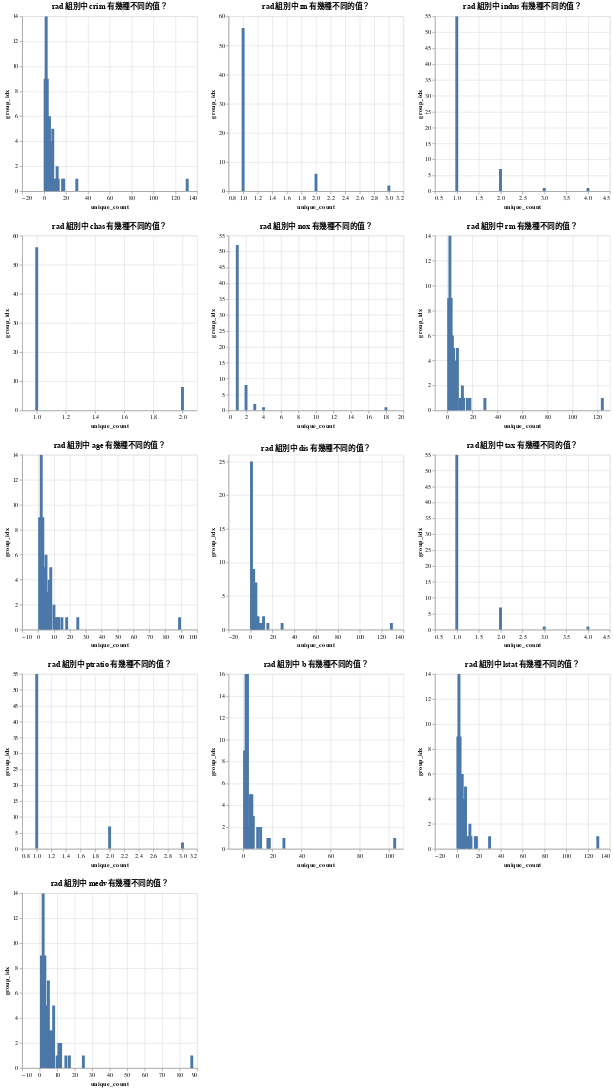

The cell this chart's notebook holds for it:
### Code cell
import altair as alt

alt.concat(
    *(
        group_field(column)
        .plot.bar(x="unique_count", y="group_idx")
        .properties(title=f"rad 組別中 {column} 有幾種不同的值？")
        for column in df.columns
        if column != "rad" and column != "group_idx"
    ),
    columns=3,
)

### Figure 1 — Vega-Lite specification as saved in the notebook (floating-point values rounded to 4 significant figures)
{"config": {"view": {"continuousWidth": 300, "continuousHeight": 300}}, "concat": [{"data": {"name": "data-0d962a3db1f4060325d00802f3519b11"}, "mark": {"type": "bar"}, "encoding": {"tooltip": [{"field": "unique_count", "type": "quantitative"}, {"field": "group_idx", "type": "quantitative"}], "x": {"field": "unique_count", "type": "quantitative"}, "y": {"field": "group_idx", "type": "quantitative"}}, "name": "view_1", "title": "rad 組別中 crim 有幾種不同的值？"}, {"data": {"name": "data-fec8a564b0a29ca371bc21c0a6dc130b"}, "mark": {"type": "bar"}, "encoding": {"tooltip": [{"field": "unique_count", "type": "quantitative"}, {"field": "group_idx", "type": "quantitative"}], "x": {"field": "unique_count", "type": "quantitative"}, "y": {"field": "group_idx", "type": "quantitative"}}, "name": "view_2", "title": "rad 組別中 zn 有幾種不同的值？"}, {"data": {"name": "data-f3bbbc04d1f06e20abb6d34f9208feeb"}, "mark": {"type": "bar"}, "encoding": {"tooltip": [{"field": "unique_count", "type": "quantitative"}, {"field": "group_idx", "type": "quantitative"}], "x": {"field": "unique_count", "type": "quantitative"}, "y": {"field": "group_idx", "type": "quantitative"}}, "name": "view_3", "title": "rad 組別中 indus 有幾種不同的值？"}, {"data": {"name": "data-d34035fad92f8855121ab196955a8030"}, "mark": {"type": "bar"}, "encoding": {"tooltip": [{"field": "unique_count", "type": "quantitative"}, {"field": "group_idx", "type": "quantitative"}], "x": {"field": "unique_count", "type": "quantitative"}, "y": {"field": "group_idx", "type": "quantitative"}}, "name": "view_4", "title": "rad 組別中 chas 有幾種不同的值？"}, {"data": {"name": "data-b481ac68d4b6a7c2fad9e77e5397d8a7"}, "mark": {"type": "bar"}, "encoding": {"tooltip": [{"field": "unique_count", "type": "quantitative"}, {"field": "group_idx", "type": "quantitative"}], "x": {"field": "unique_count", "type": "quantitative"}, "y": {"field": "group_idx", "type": "quantitative"}}, "name": "view_5", "title": "rad 組別中 nox 有幾種不同的值？"}, {"data": {"name": "data-b4eb9c958102a31fc1d77ab0d9e5bdc5"}, "mark": {"type": "bar"}, "encoding": {"tooltip": [{"field": "unique_count", "type": "quantitative"}, {"field": "group_idx", "type": "quantitative"}], "x": {"field": "unique_count", "type": "quantitative"}, "y": {"field": "group_idx", "type": "quantitative"}}, "name": "view_6", "title": "rad 組別中 rm 有幾種不同的值？"}, {"data": {"name": "data-1e27b56614def131f81fc8a86b99f39e"}, "mark": {"type": "bar"}, "encoding": {"tooltip": [{"field": "unique_count", "type": "quantitative"}, {"field": "group_idx", "type": "quantitative"}], "x": {"field": "unique_count", "type": "quantitative"}, "y": {"field": "group_idx", "type": "quantitative"}}, "name": "view_7", "title": "rad 組別中 age 有幾種不同的值？"}, {"data": {"name": "data-5501c3ffa2c49eeb4435e12f117c4434"}, "mark": {"type": "bar"}, "encoding": {"tooltip": [{"field": "unique_count", "type": "quantitative"}, {"field": "group_idx", "type": "quantitative"}], "x": {"field": "unique_count", "type": "quantitative"}, "y": {"field": "group_idx", "type": "quantitative"}}, "name": "view_8", "title": "rad 組別中 dis 有幾種不同的值？"}, {"data": {"name": "data-f3bbbc04d1f06e20abb6d34f9208feeb"}, "mark": {"type": "bar"}, "encoding": {"tooltip": [{"field": "unique_count", "type": "quantitative"}, {"field": "group_idx", "type": "quantitative"}], "x": {"field": "unique_count", "type": "quantitative"}, "y": {"field": "group_idx", "type": "quantitative"}}, "name": "view_9", "title": "rad 組別中 tax 有幾種不同的值？"}, {"data": {"name": "data-96e29f983379bccd18fee366d825b40e"}, "mark": {"type": "bar"}, "encoding": {"tooltip": [{"field": "unique_count", "type": "quantitative"}, {"field": "group_idx", "type": "quantitative"}], "x": {"field": "unique_count", "type": "quantitative"}, "y": {"field": "group_idx", "type": "quantitative"}}, "name": "view_10", "title": "rad 組別中 ptratio 有幾種不同的值？"}, {"data": {"name": "data-5c6d4e6832932f6feb67b1c0527dcb5f"}, "mark": {"type": "bar"}, "encoding": {"tooltip": [{"field": "unique_count", "type": "quantitative"}, {"field": "group_idx", "type": "quantitative"}], "x": {"field": "unique_count", "type": "quantitative"}, "y": {"field": "group_idx", "type": "quantitative"}}, "name": "view_11", "title": "rad 組別中 b 有幾種不同的值？"}, {"data": {"name": "data-89422f6462e382927145079f8a503637"}, "mark": {"type": "bar"}, "encoding": {"tooltip": [{"field": "unique_count", "type": "quantitative"}, {"field": "group_idx", "type": "quantitative"}], "x": {"field": "unique_count", "type": "quantitative"}, "y": {"field": "group_idx", "type": "quantitative"}}, "name": "view_12", "title": "rad 組別中 lstat 有幾種不同的值？"}, {"data": {"name": "data-e5e89bff8727b54d88a9cde04e03f4da"}, "mark": {"type": "bar"}, "encoding": {"tooltip": [{"field": "unique_count", "type": "quantitative"}, {"field": "group_idx", "type": "quantitative"}], "x": {"field": "unique_count", "type": "quantitative"}, "y": {"field": "group_idx", "type": "quantitative"}}, "name": "view_13", "title": "rad 組別中 medv 有幾種不同的值？"}], "columns": 3, "params": [{"name": "param_1", "select": {"type": "interval", "encodings": ["x", "y"]}, "bind": "scales", "views": ["view_1"]}, {"name": "param_2", "select": {"type": "interval", "encodings": ["x", "y"]}, "bind": "scales", "views": ["view_2"]}, {"name": "param_3", "select": {"type": "interval", "encodings": ["x", "y"]}, "bind": "scales", "views": ["view_3"]}, {"name": "param_4", "select": {"type": "interval", "encodings": ["x", "y"]}, "bind": "scales", "views": ["view_4"]}, {"name": "param_5", "select": {"type": "interval", "encodings": ["x", "y"]}, "bind": "scales", "views": ["view_5"]}, {"name": "param_6", "select": {"type": "interval", "encodings": ["x", "y"]}, "bind": "scales", "views": ["view_6"]}, {"name": "param_7", "select": {"type": "interval", "encodings": ["x", "y"]}, "bind": "scales", "views": ["view_7"]}, {"name": "param_8", "select": {"type": "interval", "encodings": ["x", "y"]}, "bind": "scales", "views": ["view_8"]}, {"name": "param_9", "select": {"type": "interval", "encodings": ["x", "y"]}, "bind": "scales", "views": ["view_9"]}, {"name": "param_10", "select": {"type": "interval", "encodings": ["x", "y"]}, "bind": "scales", "views": ["view_10"]}, {"name": "param_11", "select": {"type": "interval", "encodings": ["x", "y"]}, "bind": "scales", "views": ["view_11"]}, {"name": "param_12", "select": {"type": "interval", "encodings": ["x", "y"]}, "bind": "scales", "views": ["view_12"]}, {"name": "param_13", "select": {"type": "interval", "encodings": ["x", "y"]}, "bind": "scales", "views": ["view_13"]}], "$schema": "https://vega.github.io/schema/vega-lite/v5.20.1.json", "datasets": {"data-0d962a3db1f4060325d00802f3519b11": [{"unique_count": 1, "group_idx": 9}, {"unique_count": 2, "group_idx": 14}, {"unique_count": 3, "group_idx": 9}, {"unique_count": 4, "group_idx": 5}, {"unique_count": 5, "group_idx": 6}, {"unique_count": 6, "group_idx": 3}, {"unique_count": 7, "group_idx": 4}, {"unique_count": 8, "group_idx": 5}, {"unique_count": 10, "group_idx": 1}, {"unique_count": 11, "group_idx": 1}, {"unique_count": 12, "group_idx": 2}, {"unique_count": 13, "group_idx": 1}, {"unique_count": 17, "group_idx": 1}, {"unique_count": 18, "group_idx": 1}, {"unique_count": 30, "group_idx": 1}, {"unique_count": 131, "group_idx": 1}], "data-fec8a564b0a29ca371bc21c0a6dc130b": [{"unique_count": 1, "group_idx": 56}, {"unique_count": 2, "group_idx": 6}, {"unique_count": 3, "group_idx": 2}], "data-f3bbbc04d1f06e20abb6d34f9208feeb": [{"unique_count": 1, "group_idx": 55}, {"unique_count": 2, "group_idx": 7}, {"unique_count": 3, "group_idx": 1}, {"unique_count": 4, "group_idx": 1}], "data-d34035fad92f8855121ab196955a8030": [{"unique_count": 1, "group_idx": 56}, {"unique_count": 2, "group_idx": 8}], "data-b481ac68d4b6a7c2fad9e77e5397d8a7": [{"unique_count": 1, "group_idx": 52}, {"unique_count": 2, "group_idx": 8}, {"unique_count": 3, "group_idx": 2}, {"unique_count": 4, "group_idx": 1}, {"unique_count": 18, "group_idx": 1}], "data-b4eb9c958102a31fc1d77ab0d9e5bdc5": [{"unique_count": 1, "group_idx": 9}, {"unique_count": 2, "group_idx": 14}, {"unique_count": 3, "group_idx": 9}, {"unique_count": 4, "group_idx": 6}, {"unique_count": 5, "group_idx": 5}, {"unique_count": 6, "group_idx": 3}, {"unique_count": 7, "group_idx": 4}, {"unique_count": 8, "group_idx": 5}, {"unique_count": 10, "group_idx": 1}, {"unique_count": 11, "group_idx": 1}, {"unique_count": 12, "group_idx": 2}, {"unique_count": 13, "group_idx": 1}, {"unique_count": 16, "group_idx": 1}, {"unique_count": 18, "group_idx": 1}, {"unique_count": 30, "group_idx": 1}, {"unique_count": 124, "group_idx": 1}], "data-1e27b56614def131f81fc8a86b99f39e": [{"unique_count": 1, "group_idx": 9}, {"unique_count": 2, "group_idx": 14}, {"unique_count": 3, "group_idx": 9}, {"unique_count": 4, "group_idx": 5}, {"unique_count": 5, "group_idx": 6}, {"unique_count": 6, "group_idx": 3}, {"unique_count": 7, "group_idx": 4}, {"unique_count": 8, "group_idx": 5}, {"unique_count": 10, "group_idx": 2}, {"unique_count": 11, "group_idx": 1}, {"unique_count": 12, "group_idx": 1}, {"unique_count": 13, "group_idx": 1}, {"unique_count": 15, "group_idx": 1}, {"unique_count": 18, "group_idx": 1}, {"unique_count": 25, "group_idx": 1}, {"unique_count": 89, "group_idx": 1}], "data-5501c3ffa2c49eeb4435e12f117c4434": [{"unique_count": 1, "group_idx": 25}, {"unique_count": 2, "group_idx": 5}, {"unique_count": 3, "group_idx": 9}, {"unique_count": 4, "group_idx": 6}, {"unique_count": 5, "group_idx": 7}, {"unique_count": 6, "group_idx": 1}, {"unique_count": 7, "group_idx": 2}, {"unique_count": 8, "group_idx": 1}, {"unique_count": 9, "group_idx": 1}, {"unique_count": 10, "group_idx": 1}, {"unique_count": 11, "group_idx": 1}, {"unique_count": 12, "group_idx": 2}, {"unique_count": 16, "group_idx": 1}, {"unique_count": 29, "group_idx": 1}, {"unique_count": 129, "group_idx": 1}], "data-96e29f983379bccd18fee366d825b40e": [{"unique_count": 1, "group_idx": 55}, {"unique_count": 2, "group_idx": 7}, {"unique_count": 3, "group_idx": 2}], "data-5c6d4e6832932f6feb67b1c0527dcb5f": [{"unique_count": 1, "group_idx": 9}, {"unique_count": 2, "group_idx": 16}, {"unique_count": 3, "group_idx": 16}, {"unique_count": 4, "group_idx": 2}, {"unique_count": 5, "group_idx": 5}, {"unique_count": 6, "group_idx": 5}, {"unique_count": 7, "group_idx": 3}, {"unique_count": 10, "group_idx": 2}, {"unique_count": 12, "group_idx": 2}, {"unique_count": 17, "group_idx": 1}, {"unique_count": 18, "group_idx": 1}, {"unique_count": 28, "group_idx": 1}, {"unique_count": 104, "group_idx": 1}], "data-89422f6462e382927145079f8a503637": [{"unique_count": 1, "group_idx": 9}, {"unique_count": 2, "group_idx": 14}, {"unique_count": 3, "group_idx": 9}, {"unique_count": 4, "group_idx": 5}, {"unique_count": 5, "group_idx": 6}, {"unique_count": 6, "group_idx": 3}, {"unique_count": 7, "group_idx": 4}, {"unique_count": 8, "group_idx": 5}, {"unique_count": 10, "group_idx": 1}, {"unique_count": 11, "group_idx": 1}, {"unique_count": 12, "group_idx": 2}, {"unique_count": 13, "group_idx": 1}, {"unique_count": 17, "group_idx": 1}, {"unique_count": 18, "group_idx": 1}, {"unique_count": 30, "group_idx": 1}, {"unique_count": 129, "group_idx": 1}], "data-e5e89bff8727b54d88a9cde04e03f4da": [{"unique_count": 1, "group_idx": 9}, {"unique_count": 2, "group_idx": 14}, {"unique_count": 3, "group_idx": 9}, {"unique_count": 4, "group_idx": 5}, {"unique_count": 5, "group_idx": 7}, {"unique_count": 6, "group_idx": 3}, {"unique_count": 7, "group_idx": 3}, {"unique_count": 8, "group_idx": 5}, {"unique_count": 10, "group_idx": 1}, {"unique_count": 11, "group_idx": 2}, {"unique_count": 12, "group_idx": 2}, {"unique_count": 15, "group_idx": 1}, {"unique_count": 17, "group_idx": 1}, {"unique_count": 25, "group_idx": 1}, {"unique_count": 87, "group_idx": 1}]}}
